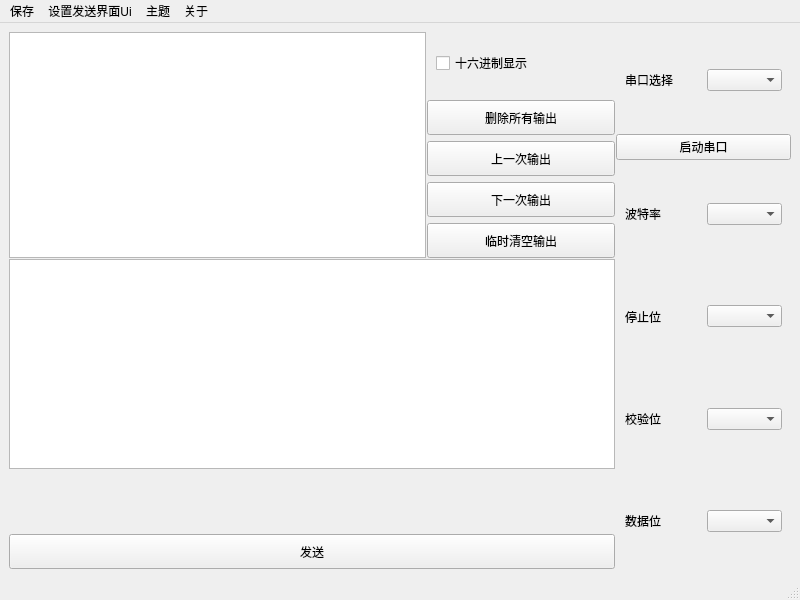
<?xml version="1.0" encoding="UTF-8"?>
<ui version="4.0">
 <class>MainWindow</class>
 <widget class="QMainWindow" name="MainWindow">
  <property name="geometry">
   <rect>
    <x>0</x>
    <y>0</y>
    <width>800</width>
    <height>600</height>
   </rect>
  </property>
  <property name="windowTitle">
   <string>MainWindow</string>
  </property>
  <widget class="QWidget" name="centralwidget">
   <layout class="QHBoxLayout" name="horizontalLayout_7">
    <item>
     <widget class="QSplitter" name="splitter_4">
      <property name="orientation">
       <enum>Qt::Orientation::Horizontal</enum>
      </property>
      <property name="handleWidth">
       <number>1</number>
      </property>
      <widget class="QWidget" name="widget_receive_send" native="true">
       <layout class="QGridLayout" name="gridLayout">
        <item row="0" column="0">
         <widget class="QSplitter" name="splitter_3">
          <property name="orientation">
           <enum>Qt::Orientation::Vertical</enum>
          </property>
          <property name="handleWidth">
           <number>1</number>
          </property>
          <widget class="QWidget" name="widget_receive" native="true">
           <property name="sizePolicy">
            <sizepolicy hsizetype="Preferred" vsizetype="Expanding">
             <horstretch>0</horstretch>
             <verstretch>0</verstretch>
            </sizepolicy>
           </property>
           <layout class="QHBoxLayout" name="horizontalLayout_5">
            <item>
             <widget class="QSplitter" name="splitter">
              <property name="orientation">
               <enum>Qt::Orientation::Horizontal</enum>
              </property>
              <property name="handleWidth">
               <number>1</number>
              </property>
              <widget class="QTextBrowser" name="receiving_window"/>
              <widget class="QWidget" name="widget_setOutputs" native="true">
               <property name="maximumSize">
                <size>
                 <width>300</width>
                 <height>16777215</height>
                </size>
               </property>
               <layout class="QVBoxLayout" name="verticalLayout_3">
                <item>
                 <widget class="QWidget" name="widget_controlOutPut" native="true">
                  <layout class="QVBoxLayout" name="verticalLayout_4">
                   <item>
                    <widget class="QCheckBox" name="checkBox_showHex">
                     <property name="text">
                      <string>十六进制显示</string>
                     </property>
                    </widget>
                   </item>
                  </layout>
                 </widget>
                </item>
                <item>
                 <widget class="QPushButton" name="btn_clearRestore">
                  <property name="minimumSize">
                   <size>
                    <width>0</width>
                    <height>35</height>
                   </size>
                  </property>
                  <property name="text">
                   <string>删除所有输出</string>
                  </property>
                 </widget>
                </item>
                <item>
                 <widget class="QPushButton" name="btn_toPrev">
                  <property name="minimumSize">
                   <size>
                    <width>0</width>
                    <height>35</height>
                   </size>
                  </property>
                  <property name="text">
                   <string>上一次输出</string>
                  </property>
                 </widget>
                </item>
                <item>
                 <widget class="QPushButton" name="btn_toNext">
                  <property name="minimumSize">
                   <size>
                    <width>0</width>
                    <height>35</height>
                   </size>
                  </property>
                  <property name="text">
                   <string>下一次输出</string>
                  </property>
                 </widget>
                </item>
                <item>
                 <widget class="QPushButton" name="btn_clear_output">
                  <property name="minimumSize">
                   <size>
                    <width>0</width>
                    <height>35</height>
                   </size>
                  </property>
                  <property name="text">
                   <string>临时清空输出</string>
                  </property>
                 </widget>
                </item>
               </layout>
              </widget>
             </widget>
            </item>
           </layout>
          </widget>
          <widget class="QWidget" name="widget_send" native="true">
           <property name="minimumSize">
            <size>
             <width>500</width>
             <height>0</height>
            </size>
           </property>
           <layout class="QVBoxLayout" name="verticalLayout_2">
            <item>
             <widget class="QSplitter" name="splitter_2">
              <property name="orientation">
               <enum>Qt::Orientation::Vertical</enum>
              </property>
              <property name="handleWidth">
               <number>1</number>
              </property>
              <widget class="QTextEdit" name="send_edit">
               <property name="maximumSize">
                <size>
                 <width>16777215</width>
                 <height>500</height>
                </size>
               </property>
              </widget>
              <widget class="QWidget" name="widget_send_contiol" native="true">
               <layout class="QGridLayout" name="gridLayout_2">
                <item row="1" column="0">
                 <widget class="QPushButton" name="btn_send_data">
                  <property name="minimumSize">
                   <size>
                    <width>0</width>
                    <height>35</height>
                   </size>
                  </property>
                  <property name="maximumSize">
                   <size>
                    <width>16777215</width>
                    <height>35</height>
                   </size>
                  </property>
                  <property name="text">
                   <string>发送</string>
                  </property>
                 </widget>
                </item>
                <item row="0" column="0">
                 <widget class="TimerSendWidget" name="timer_widget" native="true">
                  <property name="minimumSize">
                   <size>
                    <width>0</width>
                    <height>50</height>
                   </size>
                  </property>
                  <property name="maximumSize">
                   <size>
                    <width>16777215</width>
                    <height>100</height>
                   </size>
                  </property>
                 </widget>
                </item>
               </layout>
              </widget>
             </widget>
            </item>
           </layout>
          </widget>
         </widget>
        </item>
       </layout>
      </widget>
      <widget class="QWidget" name="widget_control_com" native="true">
       <layout class="QVBoxLayout" name="verticalLayout">
        <item>
         <widget class="QWidget" name="widget_5" native="true">
          <layout class="QHBoxLayout" name="horizontalLayout_6">
           <item>
            <widget class="QLabel" name="com_label">
             <property name="text">
              <string>串口选择</string>
             </property>
            </widget>
           </item>
           <item>
            <widget class="QComboBox" name="com_comboBox"/>
           </item>
          </layout>
         </widget>
        </item>
        <item>
         <widget class="QPushButton" name="btn_start_serial">
          <property name="text">
           <string>启动串口</string>
          </property>
         </widget>
        </item>
        <item>
         <widget class="QWidget" name="widget" native="true">
          <layout class="QHBoxLayout" name="horizontalLayout">
           <item>
            <widget class="QLabel" name="baud_label">
             <property name="text">
              <string>波特率</string>
             </property>
            </widget>
           </item>
           <item>
            <widget class="QComboBox" name="baud_comboBox"/>
           </item>
          </layout>
         </widget>
        </item>
        <item>
         <widget class="QWidget" name="widget_2" native="true">
          <layout class="QHBoxLayout" name="horizontalLayout_2">
           <item>
            <widget class="QLabel" name="stopbit_label">
             <property name="text">
              <string>停止位</string>
             </property>
            </widget>
           </item>
           <item>
            <widget class="QComboBox" name="stopbit_comboBox"/>
           </item>
          </layout>
         </widget>
        </item>
        <item>
         <widget class="QWidget" name="widget_3" native="true">
          <layout class="QHBoxLayout" name="horizontalLayout_3">
           <item>
            <widget class="QLabel" name="parify_label">
             <property name="text">
              <string>校验位</string>
             </property>
            </widget>
           </item>
           <item>
            <widget class="QComboBox" name="parify_comboBox"/>
           </item>
          </layout>
         </widget>
        </item>
        <item>
         <widget class="QWidget" name="widget_4" native="true">
          <layout class="QHBoxLayout" name="horizontalLayout_4">
           <item>
            <widget class="QLabel" name="databits_label">
             <property name="text">
              <string>数据位</string>
             </property>
            </widget>
           </item>
           <item>
            <widget class="QComboBox" name="databits_comboBox"/>
           </item>
          </layout>
         </widget>
        </item>
       </layout>
      </widget>
     </widget>
    </item>
   </layout>
  </widget>
  <widget class="QMenuBar" name="menubar">
   <property name="geometry">
    <rect>
     <x>0</x>
     <y>0</y>
     <width>800</width>
     <height>18</height>
    </rect>
   </property>
   <widget class="QMenu" name="menu_settings">
    <property name="title">
     <string>设置发送界面Ui</string>
    </property>
   </widget>
   <widget class="QMenu" name="menu_themes">
    <property name="title">
     <string>主题</string>
    </property>
   </widget>
   <widget class="QMenu" name="menu_savings">
    <property name="title">
     <string>保存</string>
    </property>
    <addaction name="action_save_current_frame"/>
    <addaction name="action_save_all"/>
   </widget>
   <widget class="QMenu" name="menu">
    <property name="title">
     <string>关于</string>
    </property>
    <addaction name="action_about"/>
   </widget>
   <addaction name="menu_savings"/>
   <addaction name="menu_settings"/>
   <addaction name="menu_themes"/>
   <addaction name="menu"/>
  </widget>
  <widget class="QStatusBar" name="statusbar"/>
  <action name="action_sender_fonts">
   <property name="text">
    <string>发送方字体</string>
   </property>
  </action>
  <action name="action_sender_colors">
   <property name="text">
    <string>发送方字体颜色</string>
   </property>
  </action>
  <action name="action_receriver_fonts">
   <property name="text">
    <string>接收方字体</string>
   </property>
  </action>
  <action name="action_reciver_colors">
   <property name="text">
    <string>接受方字体颜色</string>
   </property>
  </action>
  <action name="action_save_current_frame">
   <property name="text">
    <string>保存当前</string>
   </property>
  </action>
  <action name="action_save_all">
   <property name="text">
    <string>保存所有</string>
   </property>
  </action>
  <action name="action_about">
   <property name="text">
    <string>关于</string>
   </property>
  </action>
 </widget>
 <customwidgets>
  <customwidget>
   <class>TimerSendWidget</class>
   <extends>QWidget</extends>
   <header location="global">timersendwidget.h</header>
   <container>1</container>
  </customwidget>
 </customwidgets>
 <resources/>
 <connections/>
</ui>
